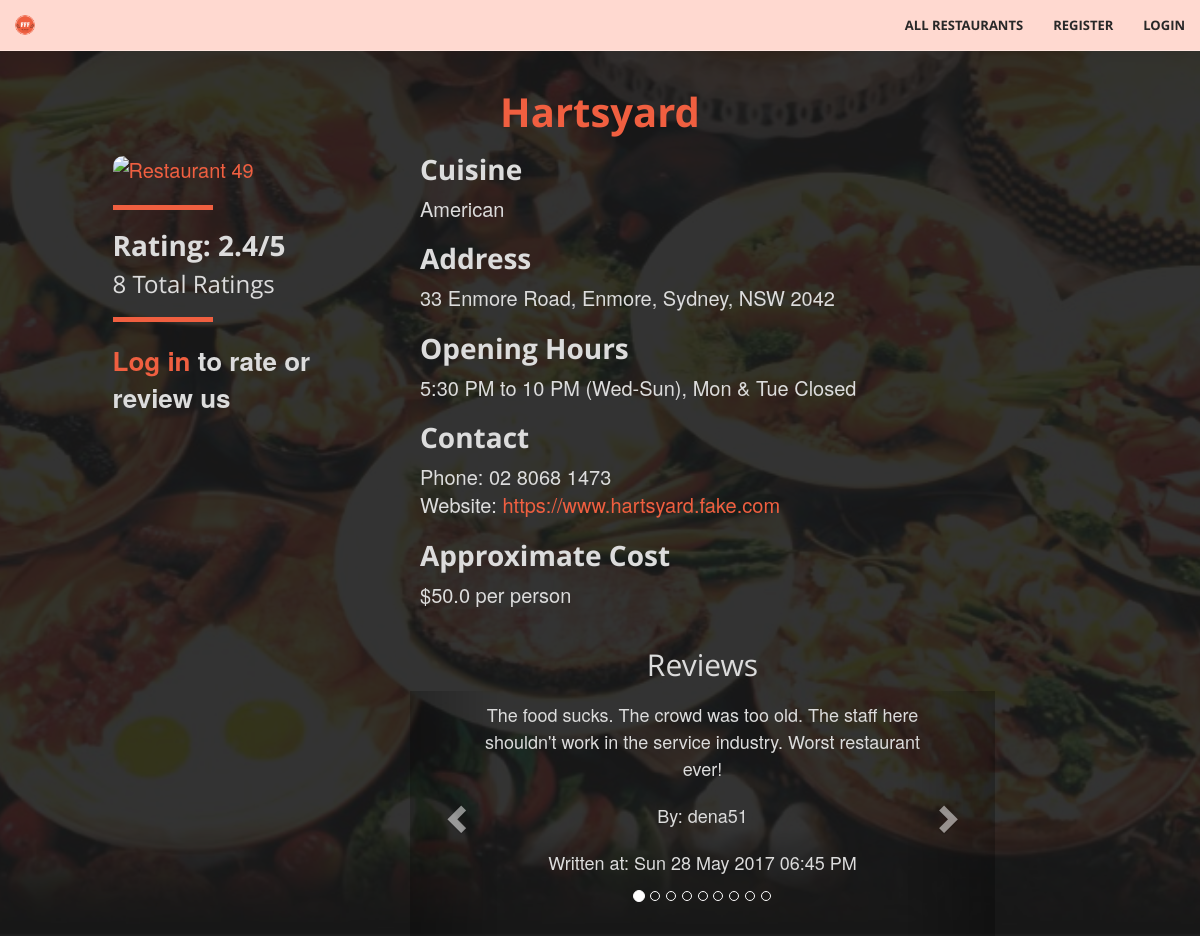
The page /restaurant/49 on the database as committed earlier.
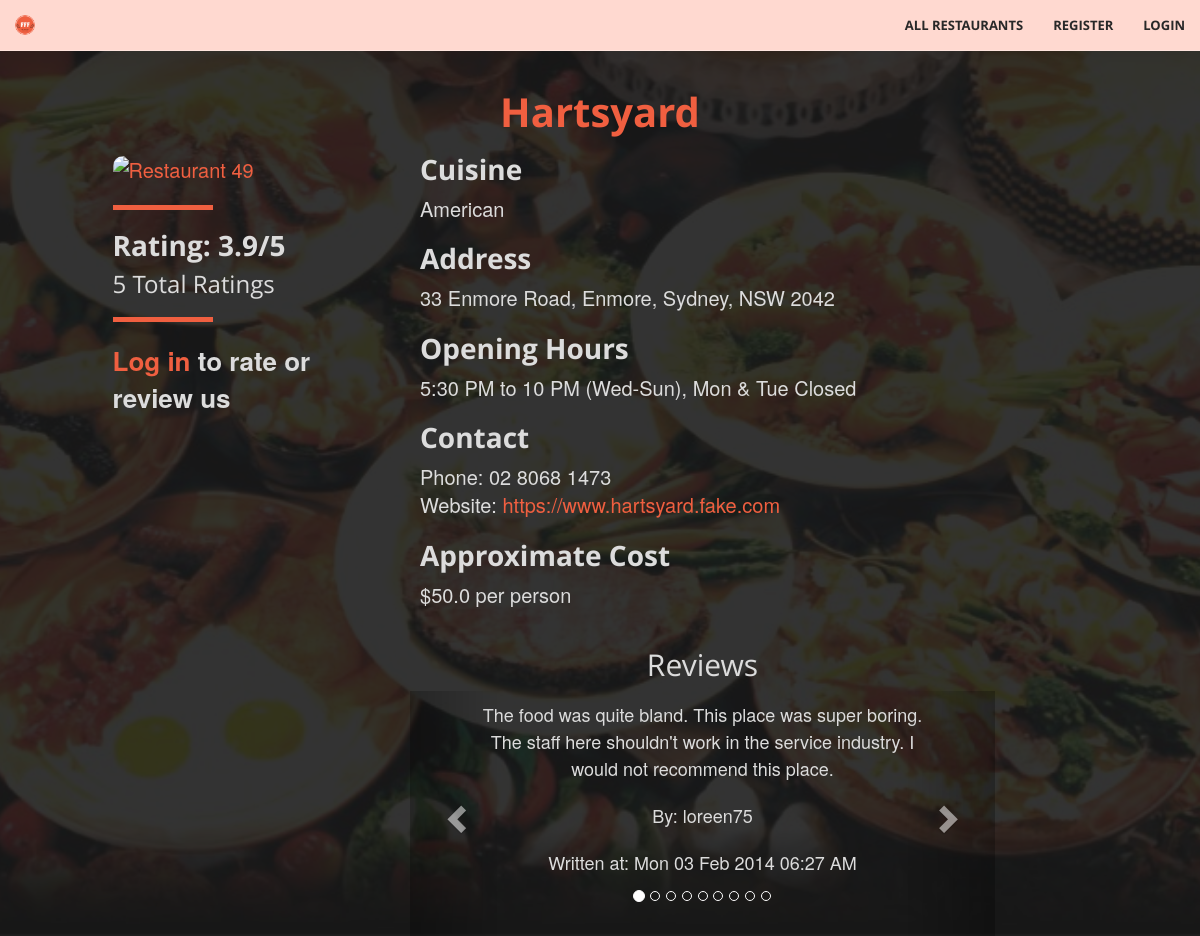
The same page on the database as committed later.
### tables this page shows
CREATE TABLE Restaurants (
				id			INTEGER not null unique,
				name		TEXT not null,
				suburb	TEXT not null,
				address	TEXT not null,
				postcode INTEGER not null,
				phone		TEXT,
				hours		TEXT, -- business hours; varying format
				cuisine	TEXT not null,
				owner		TEXT,
				website	TEXT not null check (website like 'http%://_%'),
				cost		FLOAT not null, -- average cost per person
				image		TEXT check (image like 'http%://_%'),
				PRIMARY KEY (id),
				FOREIGN KEY (owner) REFERENCES Users(username)
			);

CREATE TABLE Reviews (
				id				INTEGER unique not null,
				user			TEXT not null,
				restaurant	INTEGER not null,
				review		TEXT not null,
				timestamp	DATE not null,
				reported		INTEGER not null check (reported == 0 || reported == 1),
				PRIMARY KEY (user, restaurant), -- one review per user per restaurant
				FOREIGN KEY (user) REFERENCES Users(username),
				FOREIGN KEY (restaurant) REFERENCES Restaurants(id)
	);

### fff.py (the view, shortened to what this page needs)
@app.route('/restaurant/<path:rest_id>', methods=['GET', 'POST'])
def restaurant_page(rest_id):
    conn = sqlite3.connect('data.db')
    c = conn.cursor()
    r = db_interface.get_restaurant_by_id(c, id=rest_id)
    if r:
        reviews = db_interface.get_reviews(c, rest_id)
        already_reviewed = False
        already_rated = False
        user_rating = 0
        if 'username' in session:
            already_reviewed = db_interface.already_reviewed_restaurant(c, rest_id, session['username'])
            already_rated = db_interface.already_rated_restaurant(c, rest_id, session['username'])
            if already_rated:
                user_rating = db_interface.find_user_rating(c, session['username'], rest_id)
        if request.method == 'GET':
            return render_template('restaurant.html', restaurant=r, logged_in=('username' in session),
                                   reviews=reviews, already_reviewed=already_reviewed, already_rated = already_rated,
                                   user_rating=user_rating)
    else:
        flash('Restaurant not found!')
        return redirect(url_for('restaurants_page'))

### classes.py (called while the page is built)
	def get_id(self): # Does not require setter
		return self.id

	def get_name(self):
		return self.name

	def get_address(self):
		return self.address

	def get_cuisine(self):
		return self.cuisine

	def get_phone(self):
		return self.phone

	def get_hours(self):
		return self.hours

	def get_rating(self):
		return self.rating

	def get_numRating(self):
		return self.numRating

	def get_website(self):
		return self.website

	def get_cost(self):
		return self.cost

	def get_image(self):
		return self.image

	def get_user(self):
		return self.user

	def get_review(self):
		return self.review

	def get_timestamp(self):
		return self.timestamp

### db_interface.py (called while the page is built)
def get_restaurant_by_id(c, id):
    c.execute("""SELECT * FROM Restaurants WHERE ID=?""", (id,))
    res = c.fetchone()
    if res:
        r = Restaurant(
            id=res[0],
            name=res[1],
            suburb=res[2],
            address=res[3],
            postcode=res[4],
            phone=res[5],
            hours=res[6],
            cuisine=res[7],
            owner=res[8],
            website=res[9],
            cost=res[10],
            image=res[11],
            rating=find_average_rating(c, res[0]),
            numRating=find_number_rating(c, res[0])
        )
        return r

def find_average_rating(c, i):
    ratings = c.execute("SELECT rating FROM Ratings WHERE restaurant=?", (i,)).fetchall()
    ratings = [r[0] for r in ratings]
    avg = average(ratings)
    if avg == -1:
        return 0  # this needs to be a number
    return avg

def find_number_rating(c, i):
    r = c.execute("SELECT COUNT(*) FROM Ratings WHERE restaurant=?", (i,)).fetchone()
    return r[0]

def get_reviews(c, restaurant_id):
    results = []
    c.execute("SELECT * FROM Reviews WHERE restaurant=?", (restaurant_id,))
    for review in c.fetchall():
        r = Review(
            id=review[0],
            user=review[1],
            review=review[3],
            timestamp=datetime.datetime.strptime(review[4], "%Y-%m-%d %H:%M:%S.%f"),
            reported=review[5]
        )
        results.append(r)
    return results

### fff.py (called while the page is built)
@app.context_processor
def utility_processor():
    def is_admin(user):
        conn = sqlite3.connect('data.db')
        c = conn.cursor()
        is_ad = c.execute('SELECT admin FROM Users where username="%s"' % user).fetchone()[0]
        if is_ad == 0:
            return False
        else:
            return True
    return dict(is_admin=is_admin)

### templates/restaurant.html (shortened to what this page needs)
{% extends "base.html" %}
{% block body %}
<header>
  <div class="restaurants">
    <div class="row">
      <br/>
   		<div class="row">
           <div class ="restaurants-heading">
             <h1>{{ restaurant.get_name() }} </h1>
	  	     </div>
         </div>
      <div class="col-xs-3 col-xs-offset-1">
        <div class ="restaurants-listing-box">
          <div class="restaurants-listing">
            <a href="{{ url_for('restaurant_page', rest_id = restaurant.get_id()) }}">
              <img src="{{ restaurant.get_image() }}" alt="Restaurant {{ restaurant.get_id() }}" height ="300" width="440">
            </a> <br>
            <hr align= "left">
            {% if restaurant.get_rating() == 0 %}
            <h2> Unrated </h2> <br>
              {% elif restaurant.get_numRating() == 1 %}
            <h2> Rating: {{ restaurant.get_rating() }}/5 </h2>
                <h3>{{ restaurant.get_numRating() }} Rating</h3>
              {% else %}
            <h2> Rating: {{ restaurant.get_rating() }}/5 </h2>
                <h3>{{ restaurant.get_numRating() }} Total Ratings</h3>
              {% endif %}
              {% if logged_in %}
                <h2>Rate us</h2>
                <form method="POST">
                  <fieldset class="rating">
                    <input type="radio" id="star5" name="rating" value="5" />
                    <label class = "full" for="star5" title="Amazing - 5 stars"></label>
                    <input type="radio" id="star4half" name="rating" value="4.5" />
                    <label class="half" for="star4half" title="4.5 stars"></label>
                    <input type="radio" id="star4" name="rating" value="4" />
                    <label class = "full" for="star4" title="Very good - 4 stars"></label>
                    <input type="radio" id="star3half" name="rating" value="3.5" />
                    <label class="half" for="star3half" title="3.5 stars"></label>
                    <input type="radio" id="star3" name="rating" value="3" />
                    <label class = "full" for="star3" title="Average - 3 stars"></label>
                    <input type="radio" id="star2half" name="rating" value="2.5" />
                    <label class="half" for="star2half" title="2.5 stars"></label>
                    <input type="radio" id="star2" name="rating" value="2" />
                    <label class = "full" for="star2" title="Below average - 2 stars"></label>
                    <input type="radio" id="star1half" name="rating" value="1.5" />
                    <label class="half" for="star1half" title="1.5 stars"></label>
                    <input type="radio" id="star1" name="rating" value="1" />
                    <label class = "full" for="star1" title="Not great - 1 star"></label>
                    <input type="radio" id="starhalf" name="rating" value="0.5" />
                    <label class="half" for="starhalf" title="0.5 stars"></label>
                  </fieldset>
                  <input type="submit" value="Rate" class="btn btn-primary">
                </form>
                <hr align="left">
              {%else%}
              <hr align= "left">
              <b><a class="page-scroll" href="{{ url_for('login') }}" target="_blank">Log in</a> to rate or review us</b>
              {% endif %}
          </div>
        </div>
      </div>
      <div class="col-xs-7">
        <div class="restaurants-listing">
          <h2 class="listing-header">Cuisine</h2>
          {{ restaurant.get_cuisine() }} <br/>
          <h2>Address</h2>
          {{ restaurant.get_address() }} <br/>
          <h2>Opening Hours</h2>
          {{ restaurant.get_hours() }} <br/>
          <h2>Contact </h2>
          Phone: {{ restaurant.get_phone() }} <br/>
          Website: <a href="{{ restaurant.get_website() }}" target="_blank">{{ restaurant.get_website() }}</a> <br/>
          <h2>Approximate Cost</h2>
          ${{restaurant.get_cost()}} per person <br/> <br/>
        </div>
      </div>
    </div>
    <div class="row">
      <div class="col-xs-3 col-xs-offset-1">
      </div>
      <div class="col-xs-6 reviews-box">
        <h2>Reviews</h2>
        <div id="carousel-reviews" class="carousel slide" data-ride="carousel">
          <div class="row review-display">
            <div class="carousel-inner" role="listbox">
              {% if reviews|length == 0 %}
                 <p>No reviews yet!</p>
              {% else %}
              {% for i in range(reviews|length) %}
                {% if i == 0 %}
                  <div class="item active">
                {% else %}
                  <div class="item">
                {% endif %}
                  <div class="row"><p class="review-body">{{ reviews[i].get_review() }}</p></div>
                  <div class="row"><p>By: {{ reviews[i].get_user() }}</p></div>
                  <div class="row"><p>Written at: {{ reviews[i].get_timestamp().strftime('%a %d %b %Y %I:%M %p') }}</p></div>
                  <br/>
                  <br/>
                </div>
              {% endfor %}
              {% endif %}
            </div>
            <a class="left carousel-control" href="#carousel-reviews" role="button" data-slide="prev">
              <span class="glyphicon glyphicon-chevron-left" aria-hidden="true"></span>
            </a>
            <a class="right carousel-control" href="#carousel-reviews" role="button" data-slide="next">
              <span class="glyphicon glyphicon-chevron-right" aria-hidden="true"></span>
            </a>
          </div>
          <div class="row">
            <ol class="carousel-indicators">
              {% for i in range(reviews|length) %}
                {% if i == 0 %}
                  <li data-target="#carousel-reviews" data-slide-to="{{ i }}" class="active"></li>
                {% else %}
                  <li data-target="#carousel-reviews" data-slide-to="{{ i }}"></li>
                {% endif %}
              {% endfor %}
            </ol>
          </div>
        </div>
      </div>
    </div>
  </div>
</header>
{% endblock %}

### templates/base.html (shortened to what this page needs)
<!DOCTYPE html>
<html lang="en">
    <head>
        <link href="{{ url_for('static', filename='vendor/bootstrap/css/bootstrap.min.css') }}" rel="stylesheet" type="text/css">
        <link href="{{ url_for('static', filename='vendor/font-awesome/css/font-awesome.min.css') }}" rel="stylesheet" type="text/css">
        <link href="{{ url_for('static', filename='vendor/bootstrap/css/bootstrap-select.min.css') }}" rel="stylesheet" type="text/css">
        <link href="{{ url_for('static', filename='fonts/open_sans.css') }}" rel="stylesheet" type="text/css">
        <link href="{{ url_for('static', filename='css/fff.css') }}" rel="stylesheet" type="text/css">
        <link href="{{ url_for('static', filename='css/ratings.css') }}" rel="stylesheet" type="text/css">
    </head>
    <body>
      <div class="row">
        <nav id="mainNav" class="navbar navbar-default navbar-fixed-top">
          <div class="container-fluid">
            <div class="navbar-header">
              <a class="navbar-brand page-scroll" href="{{ url_for('home_page') }}"><img src = "{{ url_for('static', filename='img/FFF.png') }}"></a>
            </div>
            <div class="collapse navbar-collapse" id="bs-example-navbar-collapse-1">
              <ul class="nav navbar-nav navbar-right">
                <li>
                    <a class="page-scroll" href="{{ url_for('restaurants_page') }}">All Restaurants</a>
                </li>
                <li>
                  {% if session['logged_in'] != True %}
                    <a class="page-scroll" href="{{ url_for('register') }}">Register</a>
                  {% endif %}
                </li>
                <li>
                  {% if session['logged_in'] == True %}
                    <a class="page-scroll" href="{{ url_for('logout') }}">Logout</a>
                  {% else %}
                    <a class="page-scroll" href="{{ url_for('login') }}">Login</a>
                  {% endif %}
                </li>
              </ul>
            </div>
          </div>
        </nav>
      </div>
      {% block body %}
      {% endblock %}
    </body>
</html>

### static/css/fff.css (style rules this page uses)
html, body { height: 100%; width: 100%; }
body { font-family: 'Josefin Sans', 'Helvetica Neue', Arial, sans-serif; }
hr { border-color: #F05F40; border-width: 5px; max-width: 100px; }
a { -webkit-transition: all 0.35s; -moz-transition: all 0.35s; transition: all 0.35s; color: #F05F40; }
h1, h2, h3, h4, h5, h6 { font-family: 'Open Sans', 'Helvetica Neue', Arial, sans-serif; }
p { font-size: 18px; line-height: 1.5; margin-bottom: 20px; }
.navbar-default { background-color: white; border-color: rgba(34, 34, 34, 0.05); font-family: 'Open Sans', 'Helvetica Neue', Arial, sans-serif; -webkit-transition: all 0.35s; -moz-transition: all 0.35s; transition: all 0.35s; }
.navbar-default .navbar-header .navbar-brand { color: #F05F40; font-family: 'Open Sans', 'Helvetica Neue', Arial, sans-serif; font-weight: 700; text-transform: uppercase; }
.navbar-default .nav > li > a, .navbar-default .nav > li > a:focus { text-transform: uppercase; font-weight: 700; font-size: 13px; color: #222222; }
@media (min-width: 768px) { .navbar-default { background-color: #ffd9d0; border-color: rgba(255, 255, 255, 0.3); } }
@media (min-width: 768px) { .navbar-default .navbar-header .navbar-brand { color: rgb(40,40,40); } }
@media (min-width: 768px) { .navbar-default .nav > li > a, .navbar-default .nav > li > a:focus { color: rgb(40,40,40); } }
header { position: relative; min-height: auto; -webkit-background-size: cover; -moz-background-size: cover; background-size: cover; background-attachment: fixed; -o-background-size: cover; background-position: center; background-image: url('../img/FFFBackground.jpg'); text-align: center; color: rgb(220,220,220); }
@media (min-width: 768px) { header { min-height: 100%; } }
body { webkit-tap-highlight-color: #222222; }
.restaurants { position: relative; overflow: auto; background-color: rgba(0, 0, 0, 0.8); margin-top: 50px; }
.restaurants .restaurants-listing { text-align: left; font-size:20px; padding: 10px; }
.restaurants .restaurants-heading h1 { font-size: 40px; color: #F05F40; font-weight: bold; }
.restaurants .restaurants-listing h2.listing-header { margin-top: 0; }
.restaurants .restaurants-listing h2 { font-weight: bold; font-size:28px; }
.restaurants .restaurants-listing h3 { margin-top: 0; }
.restaurants .restaurants-listing b { font-weight: none; font-size: 26px; }
img { max-height: 100%; max-width: 100%; border-radius: 10px; }
.collapse li a { color: white; }
.carousel .review-display { padding-top: 10px; }
.reviews-box h2 { margin-top: 0; }
.reviews-box p { margin-left: 15%; margin-right: 15%; }

### templates/base.html (style rules this page uses)
a { opacity:1; transition:opacity 0ms; }

Rows that differ between the two databases and show on the page:
no longer on this page (row edited): Reviews: review "The food sucks. The crowd was too old. The staff here shouldn't work in the service industry. Worst restaurant ever!", user "dena51"
now on this page (row edited): Reviews: review "The food was quite bland. This place was super boring. The staff here shouldn't work in the service industry. I would not recommend this place.", user "loreen75"
Other text that changed with them:
{{ restaurant.get_rating() }}: "2.4" → "3.9"
{{ restaurant.get_numRating() }}: "8" → "5"
new list line: "By: Written at: Mon 03 Feb 2014 06:27 AM"
list line gone: "By: Written at: Sun 28 May 2017 06:45 PM"
